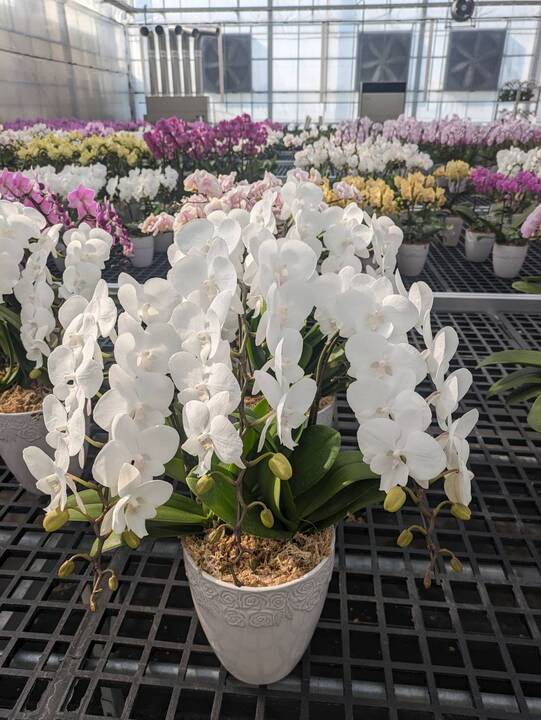
#> input picture img/99826_0_720.jpg, 541 x 720 px, given in place of fore.png, which was not available
$ python Image.py
#> lines starting #> are read from the running program, lines starting #| are printed output that depends on the picture; pictures that were not available may be replaced by others from this repository, and a replacement may not be noted
#> further down, foreground is the input picture: PIL image 541x720 RGB; mean R, G, B 118.7, 114.6, 110.2
from PIL import Image
import cv2
import numpy as np

# ===============================
# Step 1: 緑を透過に変換（Pillow使用）
# ===============================
def remove_green_make_transparent(img, green_threshold=(50, 200, 50), tolerance=60):
#> called with green_threshold = (50, 200, 50), tolerance = 60
    img = img.convert("RGBA")
    datas = img.getdata()
    new_data = []

    for item in datas:
        r, g, b, a = item
        if abs(r - green_threshold[0]) < tolerance and abs(g - green_threshold[1]) < tolerance and abs(b - green_threshold[2]) < tolerance:
            new_data.append((0, 0, 0, 0))
        else:
            new_data.append(item)
#> this loop made 389520 passes
#> (item, r, g, b) on passes 1 to 3: ((244, 245, 239, 255), 244, 245, 239), ((247, 248, 242, 255), 247, 248, 242), ((238, 239, 233, 255), 238, 239, 233)
#> after the loop, new_data = 389520 items

    img.putdata(new_data)
    return img

# ===============================
# Step 2: 背景にポートレート風ぼかしをかける（OpenCV）
# ===============================
def portrait_blur_background(image_path):
#> called with image_path = '../img/99828_0_720.jpg'
    img = cv2.imread(image_path)
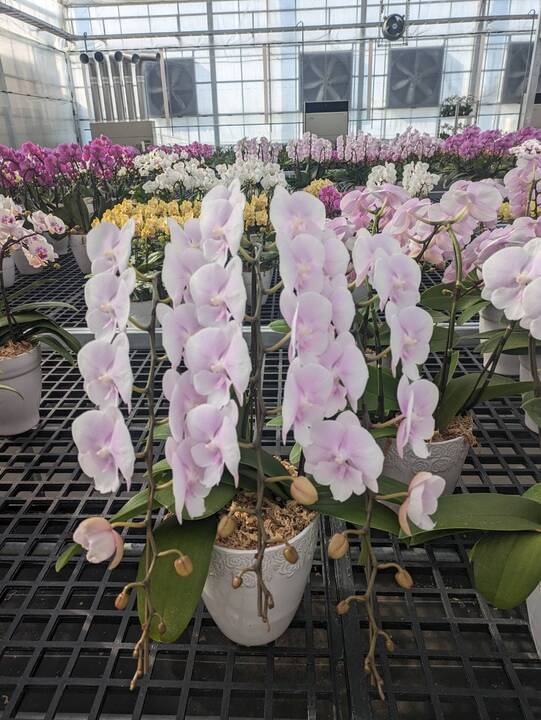
#> input picture img/99828_0_720.jpg, 541 x 720 px
#> img is the input picture: shape (720, 541, 3); mean B, G, R 110.6, 112.2, 116.5
    mask = np.zeros(img.shape[:2], np.uint8)
    bgdModel = np.zeros((1, 65), np.float64)
    fgdModel = np.zeros((1, 65), np.float64)
    height, width = img.shape[:2]
#> height = 720; width = 541
    rect = (10, 10, width - 20, height - 20)
#> rect = (10, 10, 521, 700)

    cv2.grabCut(img, mask, rect, bgdModel, fgdModel, 5, cv2.GC_INIT_WITH_RECT)
    mask2 = np.where((mask == 2) | (mask == 0), 0, 1).astype('uint8')

    foreground = img * mask2[:, :, np.newaxis]
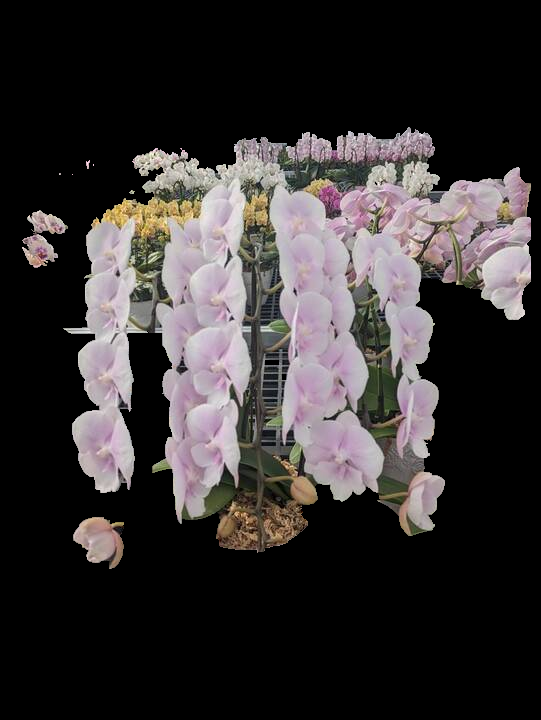
#> foreground: shape (720, 541, 3); mean B, G, R 49.7, 49.5, 53.5
    blurred = cv2.GaussianBlur(img, (7, 7), 0)
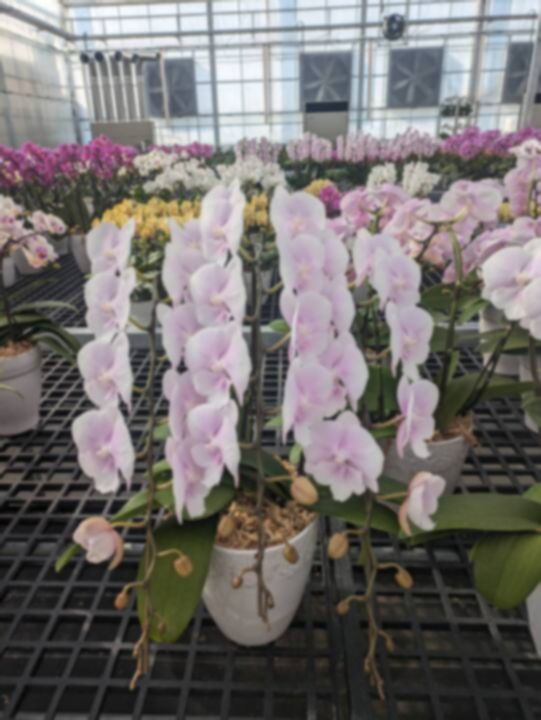
#> blurred: shape (720, 541, 3); mean B, G, R 110.6, 112.2, 116.5
    background_mask = 1 - mask2
    background = blurred * background_mask[:, :, np.newaxis]
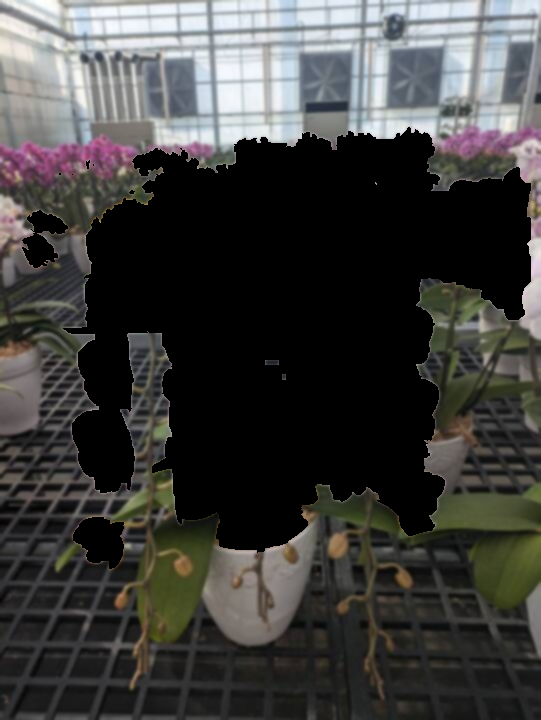
#> background: shape (720, 541, 3); mean B, G, R 61.2, 63, 63.3

    final = cv2.add(foreground, background)
    return cv2.cvtColor(final, cv2.COLOR_BGR2RGBA)  # PIL用にRGBA変換

# ===============================
# Step 3: 画像パス
# ===============================
foreground_path = "../img/fore.png"
background_path = "../img/99828_0_720.jpg"

# ===============================
# Step 4: 前景を透過処理
# ===============================
foreground = Image.open(foreground_path)
foreground_transparent = remove_green_make_transparent(foreground)

# ===============================
# Step 5: 背景をポートレート風に処理
# ===============================
blurred_background_np = portrait_blur_background(background_path)
blurred_background_img = Image.fromarray(blurred_background_np).convert("RGBA")

# ===============================
# Step 6: リサイズ & 合成
# ===============================
foreground_resized = foreground_transparent.resize(blurred_background_img.size)
composited = Image.alpha_composite(blurred_background_img, foreground_resized)

# ===============================
# Step 7: 結果の表示 or 保存
# ===============================
composited.show()
# composited.save("merged_portrait_effect.png")
